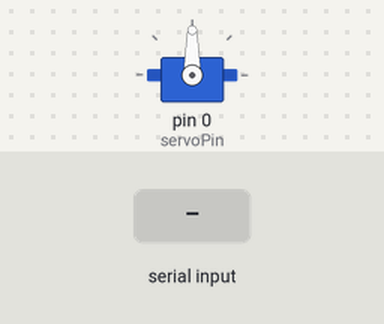
Bench run of a sketch on a simulated Arduino Uno, built with avr-gcc and run on an emulated ATmega328P. Parts: servo. The inputs (shaded band) are chosen by the test bench. What the sketch prints to the serial monitor is not drawn.

Above: at 1.2 s.
1.3 s: "1" received over Serial
At 2.9 s:
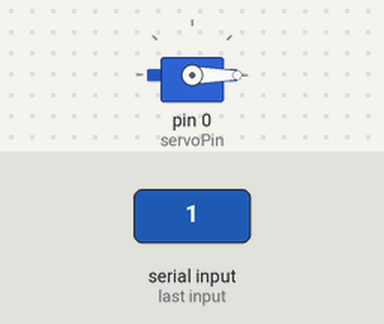
3.8 s: "2" received over Serial
6.3 s: "3" received over Serial
Timing chart, 0 to 9.3 s (numbered marks = the images above; inputs shaded):
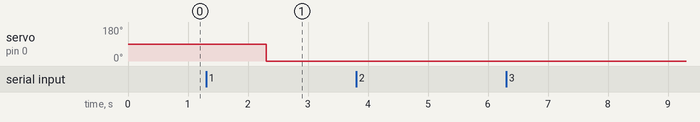

Measured:
- after the input at 1.3 s, servo on pin 0 (servoPin): 90° → 0° after 1.0 s
- after the input at 3.8 s, every drawn part: stays the same
- after the input at 6.3 s, every drawn part: stays the same

The sketch:

LBB-Servo-Temp.ino
```cpp
#include <Servo.h>

int sensorPin = 0;
int servoPin = 0;
int redLedPin = 1;

Servo servo;

//String Split Method------------------------------------------------------------------------------------------------------------------------------------------

String getValue(String data, char separator, int index)
{
  int found = 0;
  int strIndex[] = {
    0, -1
  };
  int maxIndex = data.length() - 1;
  for (int i = 0; i <= maxIndex && found <= index; i++) {
    if (data.charAt(i) == separator || i == maxIndex) {
      found++;
      strIndex[0] = strIndex[1] + 1;
      strIndex[1] = (i == maxIndex) ? i + 1 : i;
    }
  }
  return found > index ? data.substring(strIndex[0], strIndex[1]) : "";
}

//Start Setup------------------------------------------------------------------------------------------------------------------------------------------

void setup() {
  Serial.begin(57600);
  servo.attach(servoPin); //Attach servo to servoPin
  pinMode(redLedPin, OUTPUT);
}

void loop() {
    if(Serial.available()) {
        String str = Serial.readString();
        serialAction(str);
    }
}

void serialAction(String str) {

  String option = getValue(str, ';', 0);
  String angleString = getValue(str, ';', 1);
  int angle = angleString.toInt();
  //Serial.println("Option " + option);
  //Serial.println("Angle " + angleString);

  if (option == "1") {
    writeServo(angle);
    digitalWrite(redLedPin, HIGH);
  }
  if (option == "2") {
    digitalWrite(redLedPin, LOW);
    Serial.println("Current Servo Position: " + String(readServo()));
    //Serial.print(readServo());
  }
  if (option == "3") {
        int reading = analogRead(sensorPin);
       float voltage = reading * 5.0;
       voltage /= 1024.0;
       float temperatureC = (voltage - 0.5) * 100 ;
       Serial.println(String(temperatureC) + " degrees C");
       //Serial.print(" degrees C");
    }

}

//Servo methods------------------------------------------------------------------------------------------------------------------------------------------

int readServo() {
  return servo.read();
}

void writeServo(int angle) {

  //servo.attach(servoPin);
  servo.write(angle);
  //servo.writeMicroseconds(1000000);
  delay(1000);
  //servo.detach();
}
```
